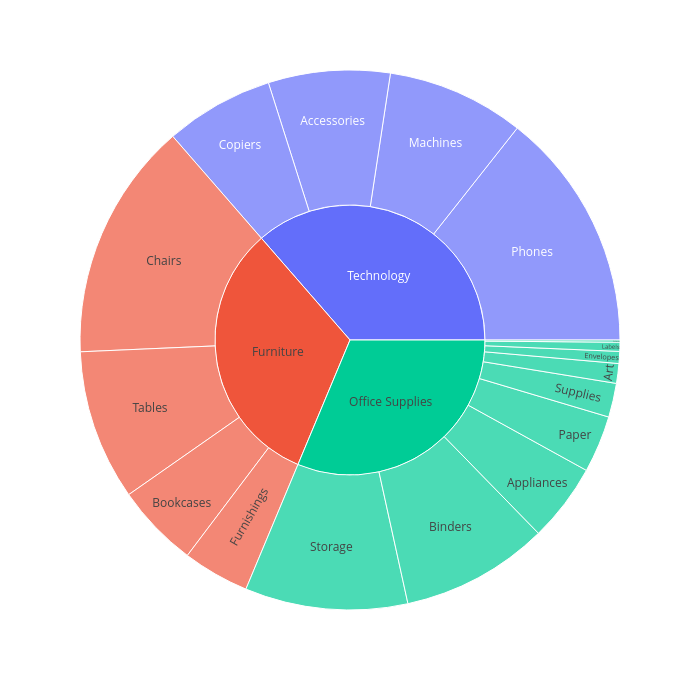

This figure's notebook cell:
### Code cell
fig = px.sunburst(data, path = ['Category', 'Sub-Category'], values = 'Sales')
fig.update_layout(width=700, height=700)

### Figure 1 — Plotly figure (JSON) as saved in the notebook; plotly's stock layout.template omitted (floating-point values rounded to 4 significant figures)
{"data": [{"branchvalues": "total", "domain": {"x": [0, 1], "y": [0, 1]}, "hovertemplate": "labels=%{label}<br>Sales=%{value}<br>parent=%{parent}<br>id=%{id}<extra></extra>", "ids": ["Furniture/Bookcases", "Furniture/Chairs", "Office Supplies/Labels", "Furniture/Tables", "Office Supplies/Storage", "Furniture/Furnishings", "Office Supplies/Art", "Technology/Phones", "Office Supplies/Binders", "Office Supplies/Appliances", "Office Supplies/Paper", "Technology/Accessories", "Office Supplies/Envelopes", "Office Supplies/Fasteners", "Office Supplies/Supplies", "Technology/Machines", "Technology/Copiers", "Furniture", "Office Supplies", "Technology"], "labels": ["Bookcases", "Chairs", "Labels", "Tables", "Storage", "Furnishings", "Art", "Phones", "Binders", "Appliances", "Paper", "Accessories", "Envelopes", "Fasteners", "Supplies", "Machines", "Copiers", "Furniture", "Office Supplies", "Technology"], "name": "", "parents": ["Furniture", "Furniture", "Office Supplies", "Furniture", "Office Supplies", "Furniture", "Office Supplies", "Technology", "Office Supplies", "Office Supplies", "Office Supplies", "Technology", "Office Supplies", "Office Supplies", "Office Supplies", "Technology", "Technology", "", "", ""], "type": "sunburst", "values": [114900.0, 328400.0, 12490.0, 207000.0, 223800.0, 91710.0, 27120.0, 330000.0, 203400.0, 107500.0, 78480.0, 167400.0, 16480.0, 3024.0, 46670.0, 189200.0, 149500.0, 742000.0, 719000.0, 836200.0]}], "layout": {"height": 700, "legend": {"tracegroupgap": 0}, "margin": {"t": 60}, "width": 700}}
